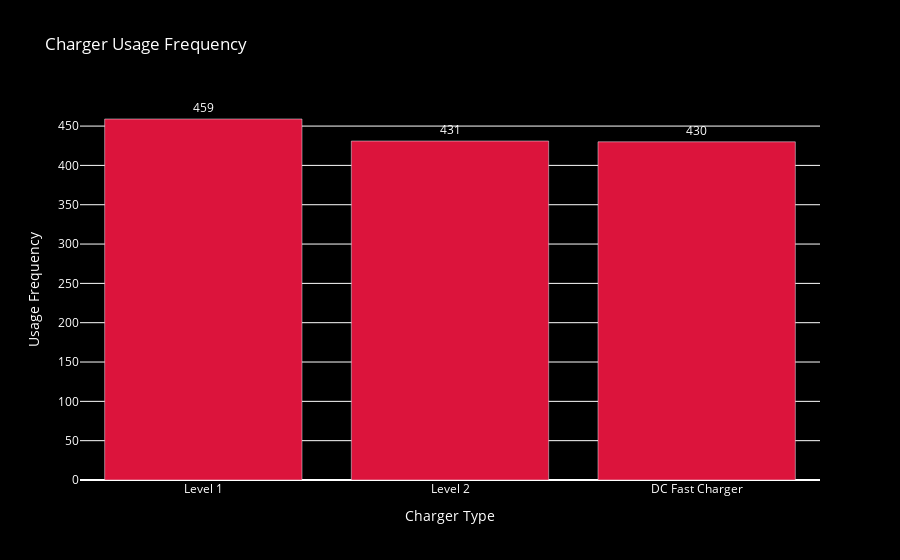

Here is the notebook cell this chart was saved with:
### Code cell
charger_usage_frequency = df['Charger Type'].value_counts().reset_index()
charger_usage_frequency.columns = ['Charger Type', 'Frequency']

fig = px.bar(charger_usage_frequency, 
             x='Charger Type', 
             y='Frequency', 
             title='Charger Usage Frequency',
             labels={'Frequency': 'Usage Frequency', 'Charger Type': 'Charger Type'},
             text='Frequency')

fig.update_traces(texttemplate='%{text}', textposition='outside')
fig.update_layout(
    xaxis_title='Charger Type',
    yaxis_title='Usage Frequency',
    plot_bgcolor='black',
    paper_bgcolor='black',
    font_color='white'
)

fig.update_traces(marker_color='#DC143C')
fig.show()

### Figure 1 — Plotly figure (JSON) as saved in the notebook; plotly's stock layout.template omitted (floating-point values rounded to 4 significant figures)
{"data": [{"hovertemplate": "Charger Type=%{x}<br>Usage Frequency=%{text}<extra></extra>", "legendgroup": "", "marker": {"color": "#DC143C", "pattern": {"shape": ""}}, "name": "", "orientation": "v", "showlegend": false, "text": [459.0, 431.0, 430.0], "textposition": "outside", "texttemplate": "%{text}", "type": "bar", "x": ["Level 1", "Level 2", "DC Fast Charger"], "xaxis": "x", "y": [459, 431, 430], "yaxis": "y"}], "layout": {"barmode": "relative", "font": {"color": "white"}, "legend": {"tracegroupgap": 0}, "paper_bgcolor": "black", "plot_bgcolor": "black", "title": {"text": "Charger Usage Frequency"}, "xaxis": {"anchor": "y", "domain": [0, 1], "title": {"text": "Charger Type"}}, "yaxis": {"anchor": "x", "domain": [0, 1], "title": {"text": "Usage Frequency"}}}}
